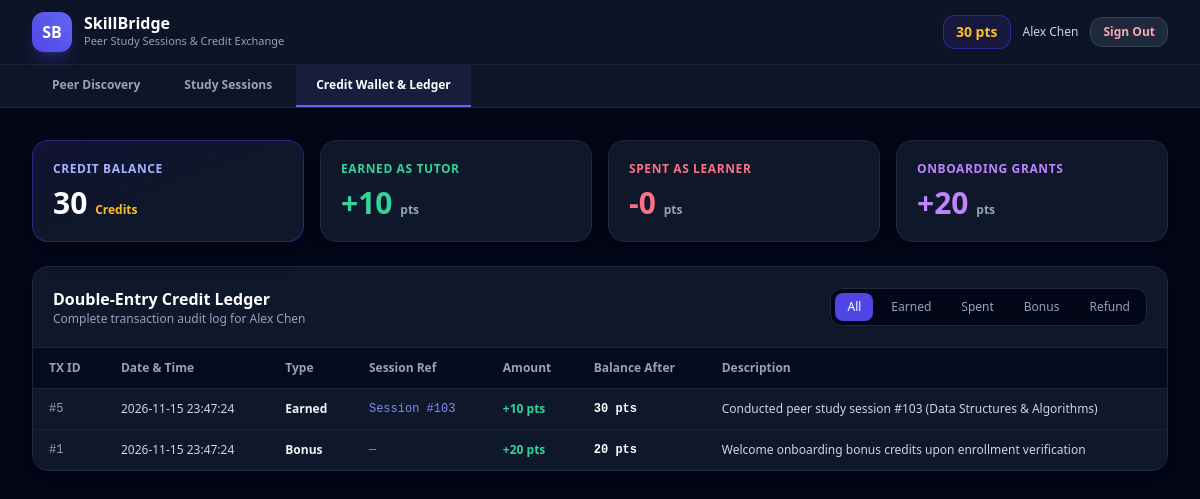
Screenshot of /student/ledger.php (signed in) with the database file from the repository.
### tables this page shows
CREATE TABLE IF NOT EXISTS `users` (
  `id` INT AUTO_INCREMENT PRIMARY KEY,
  `name` VARCHAR(100) NOT NULL,
  `email` VARCHAR(150) NOT NULL UNIQUE,
  `enrollment_no` VARCHAR(50) NOT NULL UNIQUE,
  `password_hash` VARCHAR(255) NOT NULL,
  `department` VARCHAR(100) NOT NULL,
  `semester` TINYINT NOT NULL,
  `role` ENUM('student', 'admin') DEFAULT 'student',
  `credit_balance` INT NOT NULL DEFAULT 20,
  `average_rating` DECIMAL(3,2) DEFAULT 5.00,
  `total_reviews` INT DEFAULT 0,
  `bio` TEXT NULL,
  `availability` VARCHAR(255) DEFAULT 'Weekday Evenings & Weekends',
  `status` ENUM('active', 'suspended') DEFAULT 'active',
  `created_at` TIMESTAMP DEFAULT CURRENT_TIMESTAMP,
  CONSTRAINT `chk_credit_positive` CHECK (`credit_balance` >= 0),
  CONSTRAINT `chk_semester_valid` CHECK (`semester` BETWEEN 1 AND 12)
);

CREATE TABLE IF NOT EXISTS `credit_ledger` (
  `id` INT AUTO_INCREMENT PRIMARY KEY,
  `user_id` INT NOT NULL,
  `session_id` INT NULL,
  `transaction_type` ENUM('earned', 'spent', 'bonus', 'refund') NOT NULL,
  `amount` INT NOT NULL,
  `balance_after` INT NOT NULL,
  `description` VARCHAR(255) NOT NULL,
  `created_at` TIMESTAMP DEFAULT CURRENT_TIMESTAMP,
  FOREIGN KEY (`user_id`) REFERENCES `users`(`id`) ON DELETE CASCADE,
  FOREIGN KEY (`session_id`) REFERENCES `sessions`(`id`) ON DELETE SET NULL,
  INDEX `idx_ledger_user` (`user_id`, `created_at`)
);

### config/database.php (called while the page is built, shortened)
<?php
function app_url(string $path = ''): string {
    $scriptDir = str_replace('\\', '/', dirname($_SERVER['SCRIPT_NAME'] ?? ''));
    $root = preg_replace('#/(auth|api|student)$#', '', rtrim($scriptDir, '/'));
    $root = rtrim($root, '/');
    return $root . '/' . ltrim($path, '/');
}
function e(?string $value): string {
    return htmlspecialchars($value ?? '', ENT_QUOTES, 'UTF-8');
}

### student/ledger.php (the view, shortened to what this page needs)
<?php
require_once __DIR__ . '/../config/database.php';
$current_user_id = (int)$_SESSION['user_id'];
$userStmt = $pdo->prepare("SELECT * FROM users WHERE id = :uid LIMIT 1");
$userStmt->execute([':uid' => $current_user_id]);
$currentUser = $userStmt->fetch();
$summaryStmt = $pdo->prepare("
    SELECT
        COALESCE(SUM(CASE WHEN transaction_type = 'earned' THEN amount ELSE 0 END), 0) AS total_earned,
        COALESCE(SUM(CASE WHEN transaction_type = 'spent' THEN amount ELSE 0 END), 0) AS total_spent,
        COALESCE(SUM(CASE WHEN transaction_type = 'bonus' THEN amount ELSE 0 END), 0) AS total_bonus
    FROM credit_ledger
    WHERE user_id = :uid
");
$summaryStmt->execute([':uid' => $current_user_id]);
$totals = $summaryStmt->fetch();
$typeFilter = $_GET['type'] ?? 'all';
$allowedTypes = ['all', 'earned', 'spent', 'bonus', 'refund'];
$sql = "SELECT * FROM credit_ledger WHERE user_id = :uid";
$params = [':uid' => $current_user_id];
$sql .= " ORDER BY created_at DESC, id DESC";
$ledgerStmt = $pdo->prepare($sql);
$ledgerStmt->execute($params);
$entries = $ledgerStmt->fetchAll();
?>
<!DOCTYPE html>
<html lang="en">
<head>
    <script src="https://cdn.tailwindcss.com"></script>
</head>
<body class="bg-slate-950 text-slate-100 min-h-screen flex flex-col">
    <header class="border-b border-slate-800 bg-slate-900/90 backdrop-blur-md sticky top-0 z-40">
        <div class="max-w-7xl mx-auto px-4 sm:px-6 lg:px-8 h-16 flex items-center justify-between gap-4">
            <div class="flex items-center gap-3">
                <div class="w-10 h-10 rounded-xl bg-gradient-to-tr from-indigo-600 to-indigo-500 flex items-center justify-center font-black text-white text-base shadow-lg shadow-indigo-600/30">
                    SB
                </div>
                <div>
                    <h1 class="text-base font-bold text-white leading-none">SkillBridge</h1>
                    <p class="text-[11px] text-slate-400 mt-0.5">Peer Study Sessions &amp; Credit Exchange</p>
                </div>
            </div>
            <div class="flex items-center gap-3">
                <span class="bg-indigo-950/70 border border-indigo-700/60 px-3 py-1.5 rounded-xl text-sm font-bold text-amber-400">
                    <?= (int)$currentUser['credit_balance'] ?> pts
                </span>
                <span class="text-xs text-slate-300 hidden sm:inline"><?= e($currentUser['name']) ?></span>
                <a href="<?= e(app_url('auth/logout.php')) ?>" class="bg-slate-800 hover:bg-slate-700 border border-slate-700 px-3 py-1.5 rounded-xl text-xs font-semibold text-rose-300 transition">
                    Sign Out
                </a>
            </div>
        </div>
        <div class="border-t border-slate-800/80 bg-slate-900/60 overflow-x-auto">
            <div class="max-w-7xl mx-auto px-4 sm:px-6 lg:px-8 flex items-center gap-1">
                <a href="<?= e(app_url('dashboard.php')) ?>" class="px-5 py-3 text-xs font-semibold border-b-2 border-transparent text-slate-400 hover:text-slate-200 whitespace-nowrap">
                    Peer Discovery
                </a>
                <a href="<?= e(app_url('student/sessions.php')) ?>" class="px-5 py-3 text-xs font-semibold border-b-2 border-transparent text-slate-400 hover:text-slate-200 whitespace-nowrap">
                    Study Sessions
                </a>
                <a href="<?= e(app_url('student/ledger.php')) ?>" class="px-5 py-3 text-xs font-semibold border-b-2 border-indigo-500 text-white bg-indigo-500/10 whitespace-nowrap">
                    Credit Wallet &amp; Ledger
                </a>
            </div>
        </div>
    </header>
    <main class="max-w-7xl mx-auto px-4 sm:px-6 lg:px-8 py-8 flex-1 w-full space-y-6">
        <div class="grid grid-cols-1 sm:grid-cols-2 lg:grid-cols-4 gap-4">
            <div class="bg-gradient-to-br from-indigo-950/60 via-slate-900 to-slate-900 border border-indigo-700/50 rounded-2xl p-5 shadow-xl">
                <span class="text-xs font-semibold uppercase tracking-wider text-indigo-300 block mb-2">Credit Balance</span>
                <div class="text-3xl font-extrabold text-white"><?= (int)$currentUser['credit_balance'] ?> <span class="text-xs text-amber-400">Credits</span></div>
            </div>
            <div class="bg-slate-900 border border-slate-800 rounded-2xl p-5 shadow-lg">
                <span class="text-xs font-semibold uppercase tracking-wider text-emerald-400 block mb-2">Earned as Tutor</span>
                <div class="text-3xl font-extrabold text-emerald-400">+<?= (int)$totals['total_earned'] ?> <span class="text-xs text-slate-400">pts</span></div>
            </div>
            <div class="bg-slate-900 border border-slate-800 rounded-2xl p-5 shadow-lg">
                <span class="text-xs font-semibold uppercase tracking-wider text-rose-400 block mb-2">Spent as Learner</span>
                <div class="text-3xl font-extrabold text-rose-400">-<?= (int)$totals['total_spent'] ?> <span class="text-xs text-slate-400">pts</span></div>
            </div>
            <div class="bg-slate-900 border border-slate-800 rounded-2xl p-5 shadow-lg">
                <span class="text-xs font-semibold uppercase tracking-wider text-purple-400 block mb-2">Onboarding Grants</span>
                <div class="text-3xl font-extrabold text-purple-400">+<?= (int)$totals['total_bonus'] ?> <span class="text-xs text-slate-400">pts</span></div>
            </div>
        </div>
        <div class="bg-slate-900 border border-slate-800 rounded-2xl overflow-hidden shadow-xl">
            <div class="p-5 border-b border-slate-800 flex flex-wrap items-center justify-between gap-3">
                <div>
                    <h3 class="text-base font-bold text-white">Double-Entry Credit Ledger</h3>
                    <p class="text-xs text-slate-400">Complete transaction audit log for <?= e($currentUser['name']) ?></p>
                </div>
                <div class="flex items-center gap-1.5 bg-slate-950 p-1 rounded-xl border border-slate-800 text-xs">
                    <?php foreach ($allowedTypes as $type): ?>
                        <a href="<?= e(app_url('student/ledger.php?type=' . $type)) ?>" class="px-3 py-1.5 rounded-lg capitalize font-medium transition <?= $typeFilter === $type ? 'bg-indigo-600 text-white' : 'text-slate-400 hover:text-slate-200' ?>">
                            <?= e($type) ?>
                        </a>
                    <?php endforeach; ?>
                </div>
            </div>
            <div class="overflow-x-auto">
                <table class="w-full text-left text-xs">
                    <thead class="bg-slate-950/70 text-slate-400 font-semibold border-b border-slate-800">
                        <tr>
                            <th class="py-3 px-4">TX ID</th>
                            <th class="py-3 px-4">Date &amp; Time</th>
                            <th class="py-3 px-4">Type</th>
                            <th class="py-3 px-4">Session Ref</th>
                            <th class="py-3 px-4">Amount</th>
                            <th class="py-3 px-4">Balance After</th>
                            <th class="py-3 px-4">Description</th>
                        </tr>
                    </thead>
                    <tbody class="divide-y divide-slate-800/70">
                        <?php if (empty($entries)): ?>
                            <tr>
                                <td colspan="7" class="py-12 text-center text-slate-500">No ledger transactions found.</td>
                            </tr>
                        <?php else: ?>
                            <?php foreach ($entries as $row): ?>
                                <?php
                                    $isDebit = $row['transaction_type'] === 'spent';
                                    $sign = $isDebit ? '-' : '+';
                                ?>
                                <tr class="hover:bg-slate-800/40">
                                    <td class="py-3 px-4 font-mono text-slate-400">#<?= (int)$row['id'] ?></td>
                                    <td class="py-3 px-4 text-slate-300 whitespace-nowrap"><?= e($row['created_at']) ?></td>
                                    <td class="py-3 px-4 capitalize font-semibold"><?= e($row['transaction_type']) ?></td>
                                    <td class="py-3 px-4 font-mono text-indigo-400">
                                        <?= $row['session_id'] ? 'Session #' . (int)$row['session_id'] : '—' ?>
                                    </td>
                                    <td class="py-3 px-4 font-bold <?= $isDebit ? 'text-rose-400' : 'text-emerald-400' ?>">
                                        <?= $sign . (int)$row['amount'] ?> pts
                                    </td>
                                    <td class="py-3 px-4 font-mono font-bold text-white"><?= (int)$row['balance_after'] ?> pts</td>
                                    <td class="py-3 px-4 text-slate-300"><?= e($row['description']) ?></td>
                                </tr>
                            <?php endforeach; ?>
                        <?php endif; ?>
                    </tbody>
                </table>
            </div>
        </div>
    </main>
</body>
</html>

### rows the page displays
users: credit_balance "30", name "Alex Chen"
credit_ledger: id "5", created_at "2026-11-15 23:47:24", transaction_type "Earned", session "103", transaction_type "+", amount "10", balance_after "30", description "Conducted peer study session #103 (Data Structures & Algorithms)"
credit_ledger: id "1", created_at "2026-11-15 23:47:24", transaction_type "Bonus", transaction_type "+", amount "20", balance_after "20", description "Welcome onboarding bonus credits upon enrollment verification"

### other values shown
$totals['total_earned'] "10"
$totals['total_spent'] "0"
$totals['total_bonus'] "20"
$type "All"
$type "Earned"
$type "Spent"
$type "Bonus"
$type "Refund"
